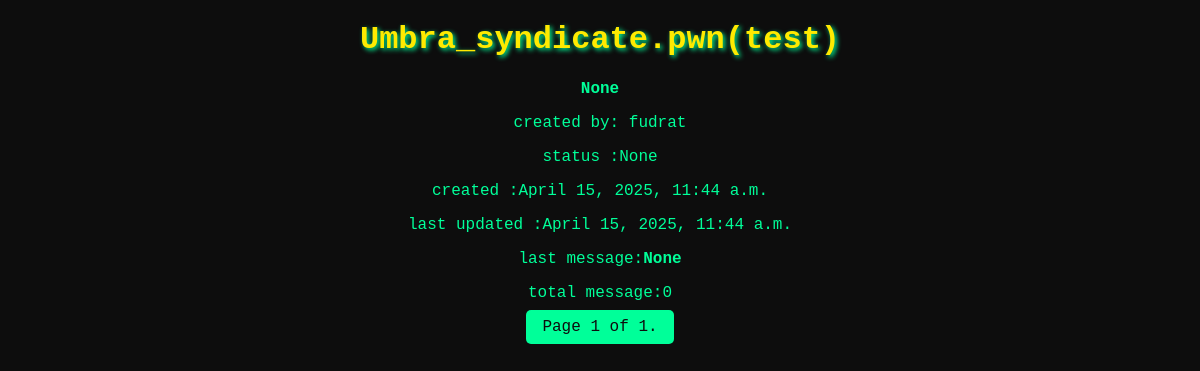
The app's page /forum/test/ (signed in) with its own data.
### rooms/models.py (models this page shows, shortened)
class Room(models.Model):
    name = models.CharField(max_length=28,null=False,unique=True)
    desc = models.TextField(null=True)
    status = models.ForeignKey(Status, on_delete=models.CASCADE, null=True)  # Use ForeignKey to Status
    creation_time = models.DateTimeField(auto_now_add=True)
    update_time = models.DateTimeField(auto_now_add=True)
    created_by = models.ForeignKey(
        settings.AUTH_USER_MODEL, null=True, related_name='room_created', on_delete=models.CASCADE
    )

### forum/views.py (the view)
# urls.py: path('<str:room_name>/', chat_room, name='chat_room'),
@login_required
def chat_room(request,room_name):
    rooms = Room.objects.all()
    is_room = False
    for r in rooms:
        if r.name == room_name:
            is_room = True
    if is_room:
        room=Room.objects.get(name=room_name)
    else:
        room=Room.objects.create(name=room_name,created_by=request.user)
    username = request.user.username
    messages_list = Message.objects.filter(room=room).order_by('timestamp')
    last_message_timestamp = messages_list.first().timestamp if messages_list.first() else None
    message_count = messages_list.count()
    messages_with_local_time = [
    {
        'username': message.sender.username,
        'text': message.text,
        'timestamp': message.timestamp
    }
    for message in messages_list
]
    paginator = Paginator(messages_with_local_time, 10)  # 10 messages per page
    page_number = request.GET.get('page',-1)
    page_obj = paginator.get_page(page_number)
    return render(request, "chat.html", {'message_count':message_count, 'last_message_timestamp':last_message_timestamp, 'room': room,'username': username, 'page_obj': page_obj})

### forum/templates/chat.html (shortened to what this page needs)
<!DOCTYPE html>
<html lang="en">
<head>
</head>
<body>
    <h1>Umbra_syndicate.pwn({{ room.name }})</h1>
    <b>{{room.desc}}</b>
    <p>created by: {{room.created_by}}</p>
    <p>status :{{room.status}}</p>
    <p>created :{{room.creation_time}}</p>
    <p>last updated :{{room.update_time}}</p>
    <p > last message:<b id='last-message'>{{last_message_timestamp}}</b> </p>
    <p>total message:{{message_count}}</p>
    <div class="pagination">
        <span class="step-links">
             <span class="current">
                Page {{ page_obj.number }} of {{ page_obj.paginator.num_pages }}.
            </span>
        </span>
    </div>
</body>
</html>

### forum/templates/chat.html (style rules this page uses)
body { background-color: #0d0d0d; color: #00ff99; font-family: 'Courier New', monospace; text-align: center; }
h1 { color: #FFEA00; text-shadow: 2px 2px 5px #00ff99; }
.pagination { margin-top: 10px; margin-bottom: 10px; }
.pagination .current { background-color: #00ff99; color: #0d0d0d; padding: 8px 16px; border-radius: 5px; }

### records on screen
Room: name "test", desc "None", created_by "fudrat", status "None", creation_time "April 15, 2025, 11:44 a.m.", update_time "April 15, 2025, 11:44 a.m."

### other values on screen
{{ last_message_timestamp }} "None"
{{ message_count }} "0"
{{ page_obj.number }} "1"
{{ page_obj.paginator.num_pages }} "1"
